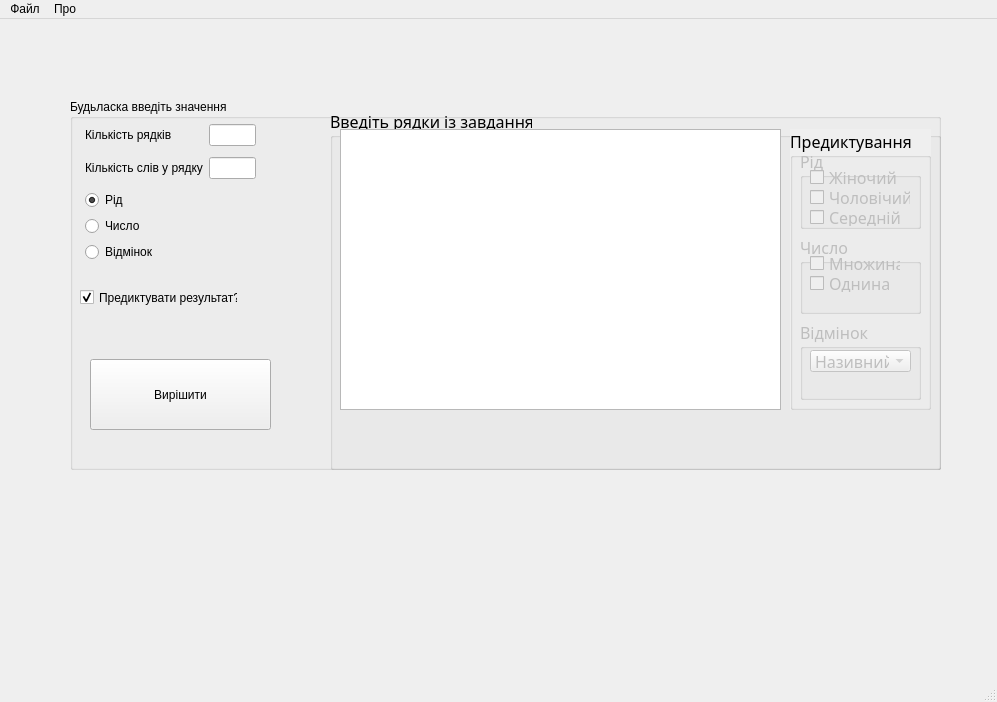
<?xml version="1.0" encoding="UTF-8"?>
<ui version="4.0">
 <class>MainWindow</class>
 <widget class="QMainWindow" name="MainWindow">
  <property name="enabled">
   <bool>true</bool>
  </property>
  <property name="geometry">
   <rect>
    <x>0</x>
    <y>0</y>
    <width>997</width>
    <height>702</height>
   </rect>
  </property>
  <property name="windowTitle">
   <string>MainWindow</string>
  </property>
  <property name="documentMode">
   <bool>false</bool>
  </property>
  <widget class="QWidget" name="centralwidget">
   <widget class="QWidget" name="gridLayoutWidget_2">
    <property name="geometry">
     <rect>
      <x>70</x>
      <y>80</y>
      <width>871</width>
      <height>371</height>
     </rect>
    </property>
    <layout class="QGridLayout" name="gridLayout_2">
     <item row="0" column="1">
      <widget class="QGroupBox" name="groupBox_2">
       <property name="autoFillBackground">
        <bool>true</bool>
       </property>
       <property name="title">
        <string>Будьласка введіть значення</string>
       </property>
       <widget class="QWidget" name="gridLayoutWidget">
        <property name="geometry">
         <rect>
          <x>10</x>
          <y>20</y>
          <width>181</width>
          <height>151</height>
         </rect>
        </property>
        <layout class="QGridLayout" name="gridLayout">
         <property name="leftMargin">
          <number>5</number>
         </property>
         <property name="rightMargin">
          <number>5</number>
         </property>
         <item row="0" column="0">
          <widget class="QLabel" name="label">
           <property name="text">
            <string>Кількість рядків</string>
           </property>
          </widget>
         </item>
         <item row="1" column="0">
          <widget class="QLabel" name="label_2">
           <property name="text">
            <string>Кількість слів у рядку</string>
           </property>
          </widget>
         </item>
         <item row="1" column="1">
          <widget class="QLineEdit" name="lineEdit_number_of_words"/>
         </item>
         <item row="0" column="1">
          <widget class="QLineEdit" name="lineEdit_number_of_row"/>
         </item>
         <item row="2" column="0">
          <layout class="QVBoxLayout" name="verticalLayout_2">
           <item>
            <widget class="QRadioButton" name="radioButton_rid">
             <property name="text">
              <string>Рід</string>
             </property>
             <property name="checked">
              <bool>true</bool>
             </property>
            </widget>
           </item>
           <item>
            <widget class="QRadioButton" name="radioButton_chislo">
             <property name="text">
              <string>Число</string>
             </property>
            </widget>
           </item>
           <item>
            <widget class="QRadioButton" name="radioButton_vidminok">
             <property name="text">
              <string>Відмінок</string>
             </property>
            </widget>
           </item>
          </layout>
         </item>
        </layout>
       </widget>
       <widget class="QPushButton" name="pushButton_solve">
        <property name="geometry">
         <rect>
          <x>20</x>
          <y>260</y>
          <width>181</width>
          <height>71</height>
         </rect>
        </property>
        <property name="text">
         <string>Вирішити</string>
        </property>
       </widget>
       <widget class="QGroupBox" name="groupBox">
        <property name="geometry">
         <rect>
          <x>260</x>
          <y>10</y>
          <width>611</width>
          <height>361</height>
         </rect>
        </property>
        <property name="font">
         <font>
          <family>Levenim MT</family>
          <pointsize>12</pointsize>
         </font>
        </property>
        <property name="title">
         <string>Введіть рядки із завдання</string>
        </property>
        <widget class="QPlainTextEdit" name="plainTextEdit">
         <property name="geometry">
          <rect>
           <x>10</x>
           <y>20</y>
           <width>441</width>
           <height>281</height>
          </rect>
         </property>
        </widget>
        <widget class="QGroupBox" name="groupBox_predict">
         <property name="enabled">
          <bool>true</bool>
         </property>
         <property name="geometry">
          <rect>
           <x>460</x>
           <y>20</y>
           <width>141</width>
           <height>281</height>
          </rect>
         </property>
         <property name="minimumSize">
          <size>
           <width>0</width>
           <height>0</height>
          </size>
         </property>
         <property name="maximumSize">
          <size>
           <width>16777215</width>
           <height>16777215</height>
          </size>
         </property>
         <property name="cursor">
          <cursorShape>ArrowCursor</cursorShape>
         </property>
         <property name="mouseTracking">
          <bool>false</bool>
         </property>
         <property name="focusPolicy">
          <enum>Qt::NoFocus</enum>
         </property>
         <property name="contextMenuPolicy">
          <enum>Qt::DefaultContextMenu</enum>
         </property>
         <property name="acceptDrops">
          <bool>false</bool>
         </property>
         <property name="toolTipDuration">
          <number>-4</number>
         </property>
         <property name="layoutDirection">
          <enum>Qt::LeftToRight</enum>
         </property>
         <property name="autoFillBackground">
          <bool>true</bool>
         </property>
         <property name="title">
          <string>Предиктування</string>
         </property>
         <property name="flat">
          <bool>false</bool>
         </property>
         <property name="checkable">
          <bool>false</bool>
         </property>
         <widget class="QWidget" name="gridLayoutWidget_3">
          <property name="geometry">
           <rect>
            <x>10</x>
            <y>20</y>
            <width>121</width>
            <height>251</height>
           </rect>
          </property>
          <layout class="QGridLayout" name="gridLayout_3">
           <item row="2" column="0">
            <widget class="QGroupBox" name="groupBox_vidmina">
             <property name="enabled">
              <bool>false</bool>
             </property>
             <property name="title">
              <string>Відмінок</string>
             </property>
             <widget class="QComboBox" name="comboBox">
              <property name="geometry">
               <rect>
                <x>10</x>
                <y>30</y>
                <width>101</width>
                <height>22</height>
               </rect>
              </property>
              <item>
               <property name="text">
                <string>Називний</string>
               </property>
              </item>
              <item>
               <property name="text">
                <string>Родовий</string>
               </property>
              </item>
              <item>
               <property name="text">
                <string>Давальний</string>
               </property>
              </item>
              <item>
               <property name="text">
                <string>Знахідний</string>
               </property>
              </item>
              <item>
               <property name="text">
                <string>Орудний</string>
               </property>
              </item>
              <item>
               <property name="text">
                <string>Місцевий</string>
               </property>
              </item>
              <item>
               <property name="text">
                <string>Кличний</string>
               </property>
              </item>
             </widget>
            </widget>
           </item>
           <item row="1" column="0">
            <widget class="QGroupBox" name="groupBox_chislo">
             <property name="enabled">
              <bool>false</bool>
             </property>
             <property name="title">
              <string>Число</string>
             </property>
             <widget class="QCheckBox" name="checkBox_5">
              <property name="geometry">
               <rect>
                <x>10</x>
                <y>20</y>
                <width>91</width>
                <height>17</height>
               </rect>
              </property>
              <property name="text">
               <string>Множина</string>
              </property>
             </widget>
             <widget class="QCheckBox" name="checkBox_6">
              <property name="geometry">
               <rect>
                <x>10</x>
                <y>40</y>
                <width>81</width>
                <height>17</height>
               </rect>
              </property>
              <property name="text">
               <string>Однина</string>
              </property>
             </widget>
            </widget>
           </item>
           <item row="0" column="0">
            <widget class="QGroupBox" name="groupBox_rid">
             <property name="enabled">
              <bool>false</bool>
             </property>
             <property name="title">
              <string>Рід</string>
             </property>
             <widget class="QCheckBox" name="checkBox_2">
              <property name="geometry">
               <rect>
                <x>10</x>
                <y>20</y>
                <width>91</width>
                <height>17</height>
               </rect>
              </property>
              <property name="text">
               <string>Жіночий</string>
              </property>
             </widget>
             <widget class="QCheckBox" name="checkBox_3">
              <property name="geometry">
               <rect>
                <x>10</x>
                <y>40</y>
                <width>101</width>
                <height>17</height>
               </rect>
              </property>
              <property name="text">
               <string>Чоловічий</string>
              </property>
             </widget>
             <widget class="QCheckBox" name="checkBox_4">
              <property name="geometry">
               <rect>
                <x>10</x>
                <y>60</y>
                <width>91</width>
                <height>17</height>
               </rect>
              </property>
              <property name="text">
               <string>Середній</string>
              </property>
             </widget>
            </widget>
           </item>
          </layout>
         </widget>
        </widget>
       </widget>
       <widget class="QCheckBox" name="checkBox_predict">
        <property name="geometry">
         <rect>
          <x>10</x>
          <y>190</y>
          <width>158</width>
          <height>17</height>
         </rect>
        </property>
        <property name="text">
         <string>Предиктувати результат?</string>
        </property>
        <property name="checked">
         <bool>true</bool>
        </property>
        <property name="tristate">
         <bool>false</bool>
        </property>
       </widget>
      </widget>
     </item>
    </layout>
   </widget>
  </widget>
  <widget class="QMenuBar" name="menubar">
   <property name="geometry">
    <rect>
     <x>0</x>
     <y>0</y>
     <width>997</width>
     <height>21</height>
    </rect>
   </property>
   <widget class="QMenu" name="menu">
    <property name="title">
     <string>Файл</string>
    </property>
    <widget class="QMenu" name="menu_3">
     <property name="title">
      <string>Експортувати</string>
     </property>
     <addaction name="actionXML"/>
     <addaction name="actionTXT"/>
     <addaction name="actionJSON"/>
    </widget>
    <addaction name="action_3"/>
    <addaction name="separator"/>
    <addaction name="menu_3"/>
    <addaction name="action_6"/>
   </widget>
   <widget class="QMenu" name="menu_2">
    <property name="title">
     <string>Про</string>
    </property>
    <addaction name="action"/>
    <addaction name="separator"/>
   </widget>
   <addaction name="menu"/>
   <addaction name="menu_2"/>
  </widget>
  <widget class="QStatusBar" name="statusbar"/>
  <action name="action">
   <property name="text">
    <string>Справка</string>
   </property>
  </action>
  <action name="action_3">
   <property name="text">
    <string>Настройки</string>
   </property>
  </action>
  <action name="actionXML">
   <property name="text">
    <string>XML</string>
   </property>
  </action>
  <action name="actionTXT">
   <property name="text">
    <string>TXT</string>
   </property>
  </action>
  <action name="actionJSON">
   <property name="text">
    <string>JSON</string>
   </property>
  </action>
  <action name="action_6">
   <property name="text">
    <string>Вихід</string>
   </property>
  </action>
 </widget>
 <resources/>
 <connections>
  <connection>
   <sender>radioButton_rid</sender>
   <signal>toggled(bool)</signal>
   <receiver>groupBox_rid</receiver>
   <slot>setEnabled(bool)</slot>
   <hints>
    <hint type="sourcelabel">
     <x>128</x>
     <y>191</y>
    </hint>
    <hint type="destinationlabel">
     <x>806</x>
     <y>187</y>
    </hint>
   </hints>
  </connection>
  <connection>
   <sender>radioButton_chislo</sender>
   <signal>toggled(bool)</signal>
   <receiver>groupBox_chislo</receiver>
   <slot>setEnabled(bool)</slot>
   <hints>
    <hint type="sourcelabel">
     <x>147</x>
     <y>220</y>
    </hint>
    <hint type="destinationlabel">
     <x>810</x>
     <y>264</y>
    </hint>
   </hints>
  </connection>
  <connection>
   <sender>radioButton_vidminok</sender>
   <signal>toggled(bool)</signal>
   <receiver>groupBox_vidmina</receiver>
   <slot>setEnabled(bool)</slot>
   <hints>
    <hint type="sourcelabel">
     <x>132</x>
     <y>257</y>
    </hint>
    <hint type="destinationlabel">
     <x>802</x>
     <y>357</y>
    </hint>
   </hints>
  </connection>
  <connection>
   <sender>checkBox_predict</sender>
   <signal>clicked(bool)</signal>
   <receiver>groupBox_predict</receiver>
   <slot>setVisible(bool)</slot>
   <hints>
    <hint type="sourcelabel">
     <x>220</x>
     <y>302</y>
    </hint>
    <hint type="destinationlabel">
     <x>837</x>
     <y>142</y>
    </hint>
   </hints>
  </connection>
  <connection>
   <sender>action_6</sender>
   <signal>triggered(bool)</signal>
   <receiver>MainWindow</receiver>
   <slot>close()</slot>
   <hints>
    <hint type="sourcelabel">
     <x>-1</x>
     <y>-1</y>
    </hint>
    <hint type="destinationlabel">
     <x>498</x>
     <y>350</y>
    </hint>
   </hints>
  </connection>
 </connections>
</ui>
